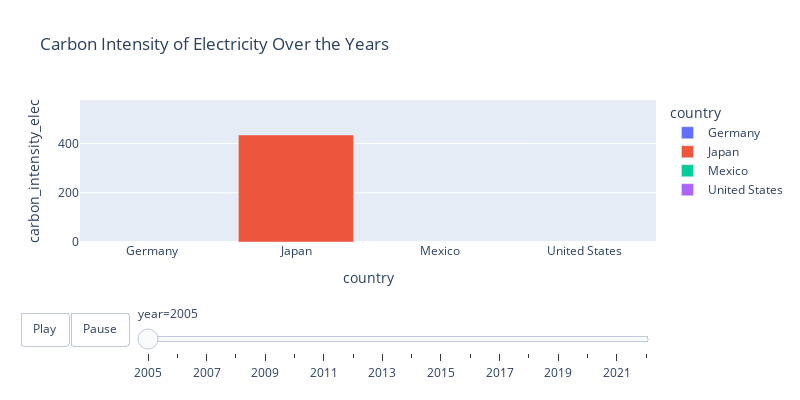

The notebook cell this image was saved under:
### Code cell
# Filter the DataFrame for the years 2005 to 2024
filtered_df = df_mongo[(df_mongo['year'] >= 2005) & (df_mongo['year'] <= 2024)]

# Specify the selected countries
selected_countries = ['Canada', 'Germany', 'Japan', 'Mexico', 'Spain', 'United Kingdom', 'United States']

# Filter the DataFrame for the selected countries
filtered_df = filtered_df[filtered_df['country'].isin(selected_countries)]

# Group by country and calculate the average carbon intensity of electricity for each country
avg_carbon_intensity = filtered_df.groupby('country')['carbon_intensity_elec'].mean().reset_index()

# Sort by carbon intensity and select the top N countries (e.g., top 4)
top_countries = avg_carbon_intensity.sort_values('carbon_intensity_elec', ascending=False).head(4)['country'].tolist()

# Filter the original DataFrame for the top N countries
df_filtered = filtered_df[filtered_df['country'].isin(top_countries)]

# Check if there are any entries in the filtered DataFrame
if df_filtered.empty:
    print("No data available for the top countries and year range.")
else:
    # Create the bar chart with the filtered data
    fig = px.bar(df_filtered, 
                 x='country', 
                 y='carbon_intensity_elec', 
                 color='country', 
                 animation_frame="year", 
                 animation_group="country", 
                 range_y=[0, df_filtered['carbon_intensity_elec'].max()], 
                 title='Carbon Intensity of Electricity Over the Years',
                 width=800,  
                 height=400)

    # Add play/pause buttons with reduced speed
    fig.update_layout(
        updatemenus=[
            {
                'type': 'buttons',
                'showactive': False,
                'buttons': [
                    {
                        'label': 'Play',
                        'method': 'animate',
                        'args': [None, {"frame": {"duration": 1000, "redraw": True}, "fromcurrent": True}]  # Slower animation (1000ms per frame)
                    },
                    {
                        'label': 'Pause',
                        'method': 'animate',
                        'args': [[None], {"frame": {"duration": 0, "redraw": False}, "mode": "immediate", "fromcurrent": True}]  # Pauses the animation
                    }
                ]
            }
        ]
    )
    
    # Save the plot as an HTML file
    html_filename = 'Carbon_Intensity_of_Electricity_Over_the_Years_plotly.html'
    fig.write_html(html_filename)

    # Show the visual
    fig.show()

### Figure 1 — Plotly figure (JSON) as saved in the notebook; plotly's stock layout.template omitted (floating-point values rounded to 4 significant figures)
{"data": [{"alignmentgroup": "True", "hovertemplate": "country=%{x}<br>year=2005<br>carbon_intensity_elec=%{y}<extra></extra>", "ids": ["Germany", "Germany", "Germany", "Germany", "Germany", "Germany", "Germany", "Germany", "Germany", "Germany", "Germany"], "legendgroup": "Germany", "marker": {"color": "#636efa", "pattern": {"shape": ""}}, "name": "Germany", "offsetgroup": "Germany", "orientation": "v", "showlegend": true, "textposition": "auto", "type": "bar", "x": ["Germany", "Germany", "Germany", "Germany", "Germany", "Germany", "Germany", "Germany", "Germany", "Germany", "Germany"], "xaxis": "x", "y": [null, null, null, null, 482.6, 482.6, null, null, null, null, 482.6], "yaxis": "y"}, {"alignmentgroup": "True", "hovertemplate": "country=%{x}<br>year=2005<br>carbon_intensity_elec=%{y}<extra></extra>", "ids": ["Japan"], "legendgroup": "Japan", "marker": {"color": "#EF553B", "pattern": {"shape": ""}}, "name": "Japan", "offsetgroup": "Japan", "orientation": "v", "showlegend": true, "textposition": "auto", "type": "bar", "x": ["Japan"], "xaxis": "x", "y": [434.5], "yaxis": "y"}, {"alignmentgroup": "True", "hovertemplate": "country=%{x}<br>year=2005<br>carbon_intensity_elec=%{y}<extra></extra>", "ids": ["Mexico", "Mexico", "Mexico", "Mexico", "Mexico", "Mexico", "Mexico", "Mexico", "Mexico", "Mexico", "Mexico"], "legendgroup": "Mexico", "marker": {"color": "#00cc96", "pattern": {"shape": ""}}, "name": "Mexico", "offsetgroup": "Mexico", "orientation": "v", "showlegend": true, "textposition": "auto", "type": "bar", "x": ["Mexico", "Mexico", "Mexico", "Mexico", "Mexico", "Mexico", "Mexico", "Mexico", "Mexico", "Mexico", "Mexico"], "xaxis": "x", "y": [null, null, null, null, 495.7, 495.7, null, null, null, null, 495.7], "yaxis": "y"}, {"alignmentgroup": "True", "hovertemplate": "country=%{x}<br>year=2005<br>carbon_intensity_elec=%{y}<extra></extra>", "ids": ["United States", "United States", "United States", "United States", "United States", "United States", "United States", "United States", "United States", "United States", "United States"], "legendgroup": "United States", "marker": {"color": "#ab63fa", "pattern": {"shape": ""}}, "name": "United States", "offsetgroup": "United States", "orientation": "v", "showlegend": true, "textposition": "auto", "type": "bar", "x": ["United States", "United States", "United States", "United States", "United States", "United States", "United States", "United States", "United States", "United States", "United States"], "xaxis": "x", "y": [null, null, null, null, 530.5, 530.5, null, null, null, null, 530.5], "yaxis": "y"}], "layout": {"barmode": "relative", "height": 400, "legend": {"title": {"text": "country"}, "tracegroupgap": 0}, "sliders": [{"active": 0, "currentvalue": {"prefix": "year="}, "len": 0.9, "pad": {"b": 10, "t": 60}, "steps": [{"args": [["2005"], {"frame": {"duration": 0, "redraw": true}, "fromcurrent": true, "mode": "immediate", "transition": {"duration": 0, "easing": "linear"}}], "label": "2005", "method": "animate"}, {"args": [["2006"], {"frame": {"duration": 0, "redraw": true}, "fromcurrent": true, "mode": "immediate", "transition": {"duration": 0, "easing": "linear"}}], "label": "2006", "method": "animate"}, {"args": [["2007"], {"frame": {"duration": 0, "redraw": true}, "fromcurrent": true, "mode": "immediate", "transition": {"duration": 0, "easing": "linear"}}], "label": "2007", "method": "animate"}, {"args": [["2008"], {"frame": {"duration": 0, "redraw": true}, "fromcurrent": true, "mode": "immediate", "transition": {"duration": 0, "easing": "linear"}}], "label": "2008", "method": "animate"}, {"args": [["2009"], {"frame": {"duration": 0, "redraw": true}, "fromcurrent": true, "mode": "immediate", "transition": {"duration": 0, "easing": "linear"}}], "label": "2009", "method": "animate"}, {"args": [["2010"], {"frame": {"duration": 0, "redraw": true}, "fromcurrent": true, "mode": "immediate", "transition": {"duration": 0, "easing": "linear"}}], "label": "2010", "method": "animate"}, {"args": [["2011"], {"frame": {"duration": 0, "redraw": true}, "fromcurrent": true, "mode": "immediate", "transition": {"duration": 0, "easing": "linear"}}], "label": "2011", "method": "animate"}, {"args": [["2012"], {"frame": {"duration": 0, "redraw": true}, "fromcurrent": true, "mode": "immediate", "transition": {"duration": 0, "easing": "linear"}}], "label": "2012", "method": "animate"}, {"args": [["2013"], {"frame": {"duration": 0, "redraw": true}, "fromcurrent": true, "mode": "immediate", "transition": {"duration": 0, "easing": "linear"}}], "label": "2013", "method": "animate"}, {"args": [["2014"], {"frame": {"duration": 0, "redraw": true}, "fromcurrent": true, "mode": "immediate", "transition": {"duration": 0, "easing": "linear"}}], "label": "2014", "method": "animate"}, {"args": [["2015"], {"frame": {"duration": 0, "redraw": true}, "fromcurrent": true, "mode": "immediate", "transition": {"duration": 0, "easing": "linear"}}], "label": "2015", "method": "animate"}, {"args": [["2016"], {"frame": {"duration": 0, "redraw": true}, "fromcurrent": true, "mode": "immediate", "transition": {"duration": 0, "easing": "linear"}}], "label": "2016", "method": "animate"}, {"args": [["2017"], {"frame": {"duration": 0, "redraw": true}, "fromcurrent": true, "mode": "immediate", "transition": {"duration": 0, "easing": "linear"}}], "label": "2017", "method": "animate"}, {"args": [["2018"], {"frame": {"duration": 0, "redraw": true}, "fromcurrent": true, "mode": "immediate", "transition": {"duration": 0, "easing": "linear"}}], "label": "2018", "method": "animate"}, {"args": [["2019"], {"frame": {"duration": 0, "redraw": true}, "fromcurrent": true, "mode": "immediate", "transition": {"duration": 0, "easing": "linear"}}], "label": "2019", "method": "animate"}, {"args": [["2020"], {"frame": {"duration": 0, "redraw": true}, "fromcurrent": true, "mode": "immediate", "transition": {"duration": 0, "easing": "linear"}}], "label": "2020", "method": "animate"}, {"args": [["2021"], {"frame": {"duration": 0, "redraw": true}, "fromcurrent": true, "mode": "immediate", "transition": {"duration": 0, "easing": "linear"}}], "label": "2021", "method": "animate"}, {"args": [["2022"], {"frame": {"duration": 0, "redraw": true}, "fromcurrent": true, "mode": "immediate", "transition": {"duration": 0, "easing": "linear"}}], "label": "2022", "method": "animate"}], "x": 0.1, "xanchor": "left", "y": 0, "yanchor": "top"}], "title": {"text": "Carbon Intensity of Electricity Over the Years"}, "updatemenus": [{"buttons": [{"args": [null, {"frame": {"duration": 1000, "redraw": true}, "fromcurrent": true}], "label": "Play", "method": "animate"}, {"args": [[null], {"frame": {"duration": 0, "redraw": false}, "fromcurrent": true, "mode": "immediate"}], "label": "Pause", "method": "animate"}], "direction": "left", "pad": {"r": 10, "t": 70}, "showactive": false, "type": "buttons", "x": 0.1, "xanchor": "right", "y": 0, "yanchor": "top"}], "width": 800, "xaxis": {"anchor": "y", "categoryarray": ["Germany", "Japan", "Mexico", "United States"], "categoryorder": "array", "domain": [0, 1], "title": {"text": "country"}}, "yaxis": {"anchor": "x", "domain": [0, 1], "range": [0, 576.4], "title": {"text": "carbon_intensity_elec"}}}}
